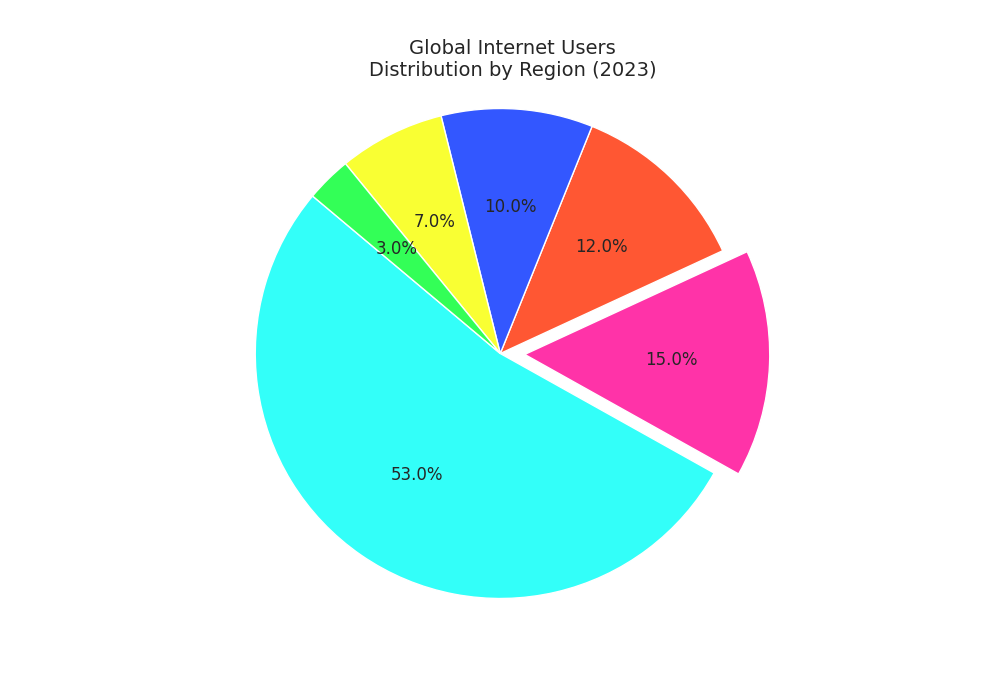

Write the Python code that produced this figure.
import matplotlib.pyplot as plt

regions = ['Asia', 'Europe', 'Africa', 'North America', 'Latin America & Caribbean', 'Oceania']
usage_percentages = [53, 15, 12, 10, 7, 3]

colors = ['#33FFF9', '#FF33A8', '#FF5733', '#3357FF', '#F9FF33', '#33FF57']
explode = (0, 0.1, 0, 0, 0, 0)

plt.figure(figsize=(10, 7))
plt.pie(usage_percentages, startangle=140, colors=colors,
        explode=explode, autopct='%1.1f%%')

plt.title('Global Internet Users\nDistribution by Region (2023)', fontsize=14, fontweight='medium')
plt.axis('equal')
plt.show()
